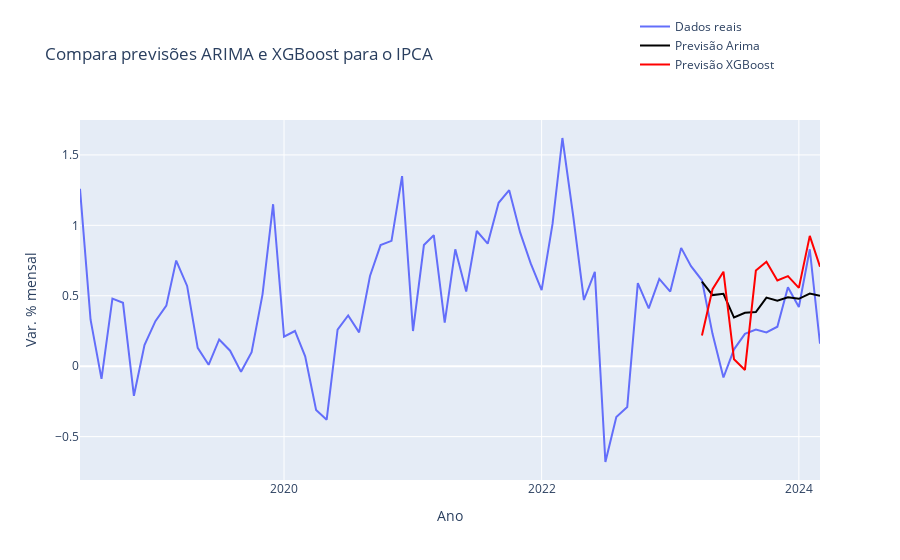

Source (notebook cell):
### Code cell
fig = go.Figure() 
n=70
fig.add_trace(go.Scatter(x=dados.data.tail(n),y=resultados['y'].tail(n),mode='lines',name='Dados reais'))
fig.add_trace(go.Scatter(x=dados.data.tail(n),y=resultados['previsao_A'].tail(n),mode='lines', line_color='black',name='Previsão Arima'))
fig.add_trace(go.Scatter(x=dados.data.tail(n),y=resultados['previsao_X'].tail(n),mode='lines', line_color='red',name='Previsão XGBoost'))
fig.update_layout(
    title="Compara previsões ARIMA e XGBoost para o IPCA",
    xaxis_title="Ano", yaxis_title="Var. % mensal",
    xaxis_tickformat="%Y", xaxis_dtick="M24",
    legend_x=.75 ,  legend_y=1.3,)

fig.show()
